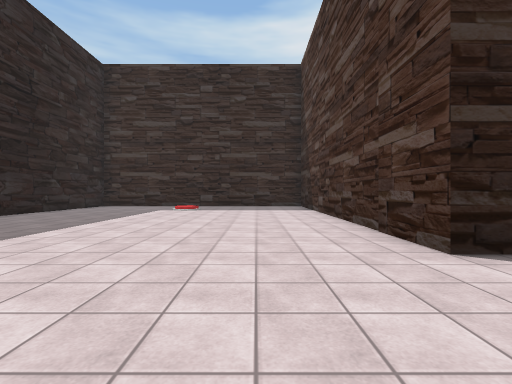
view 1 (above)

24 first-person views from a walk through a Unity game level. The camera is 1.3 m above the floor, looks level and sees 85° across. The floor is counted in squares, 2 m on a side. Each view is taken from the middle of a square. On the plan, view 1 faces up. The plan holds only what a view shows up to about 9 squares ahead; the rest is blank. The place goes on beyond the plan. The player character is not drawn. Some surface patterns are stand-ins.

view 2
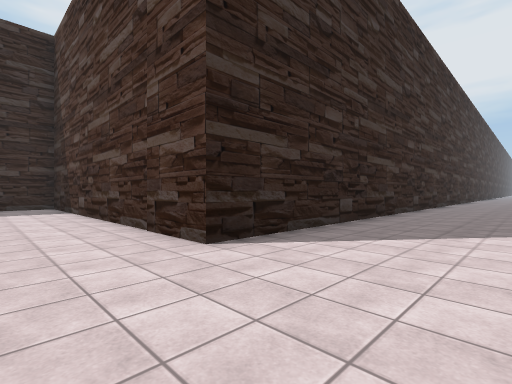

view 3
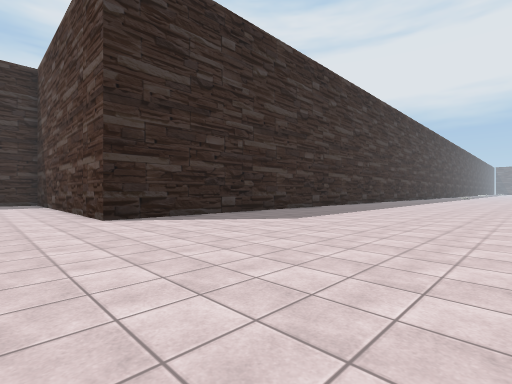

view 4
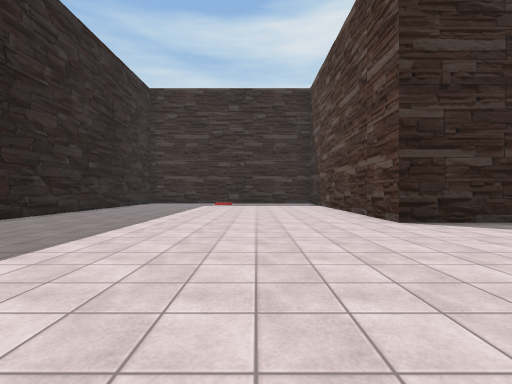

view 5
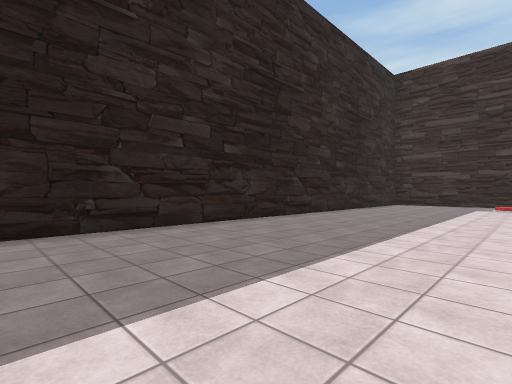

view 6
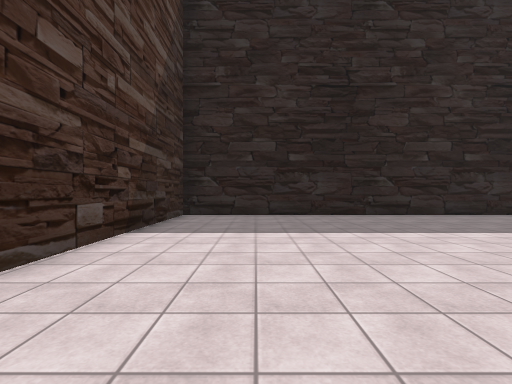

view 7
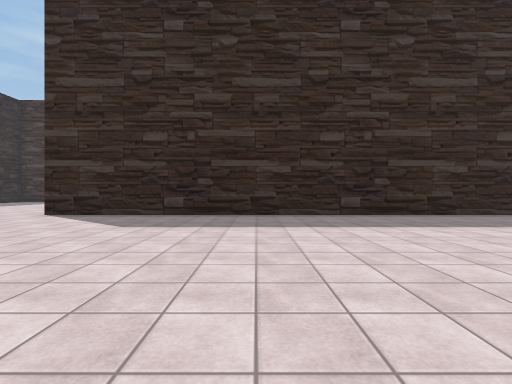

view 8
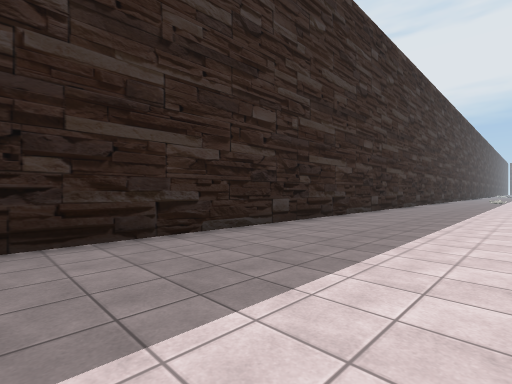

view 9
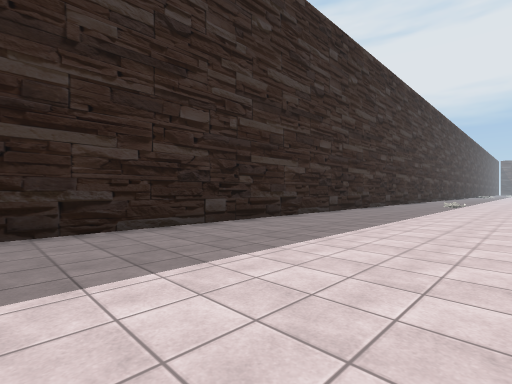

view 10
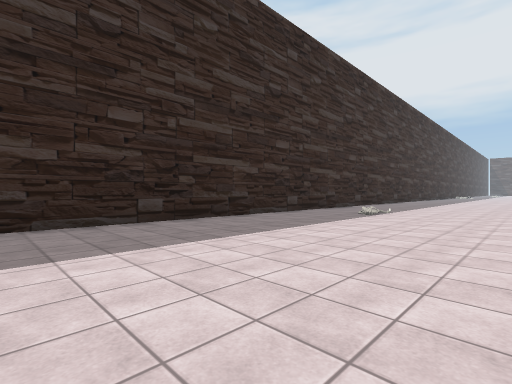

view 11
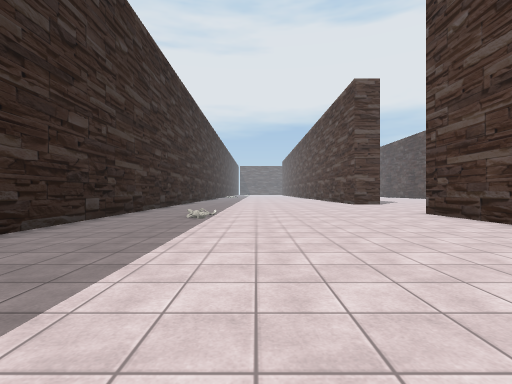

view 12
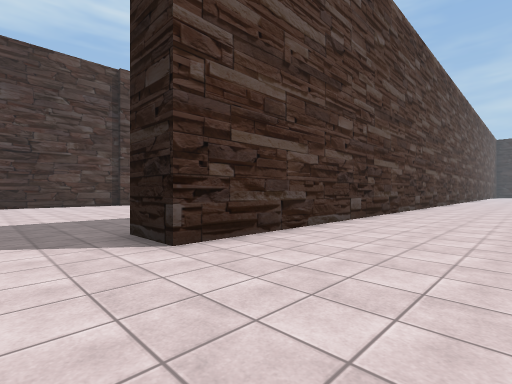

view 13
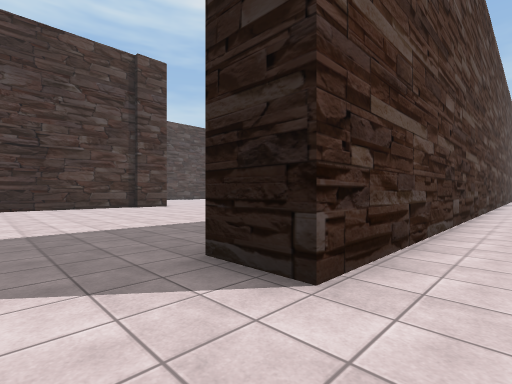

view 14
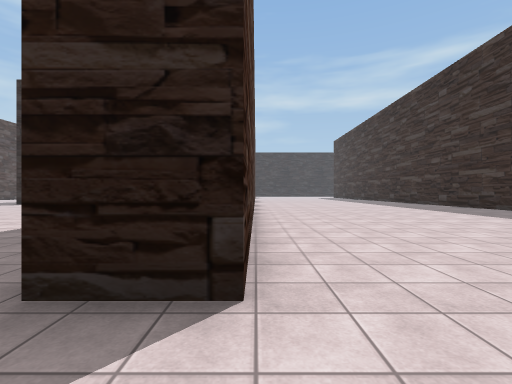

view 15
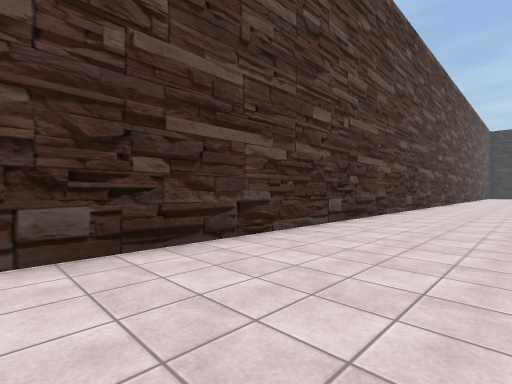

view 16
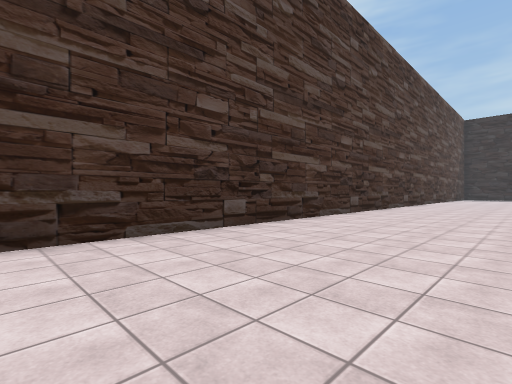

view 17
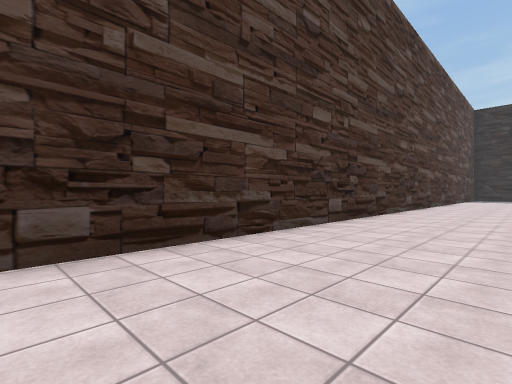

view 18
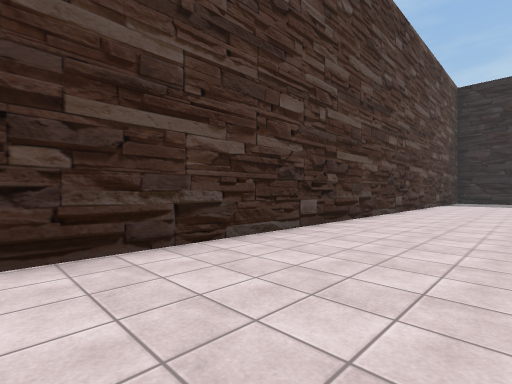

view 19
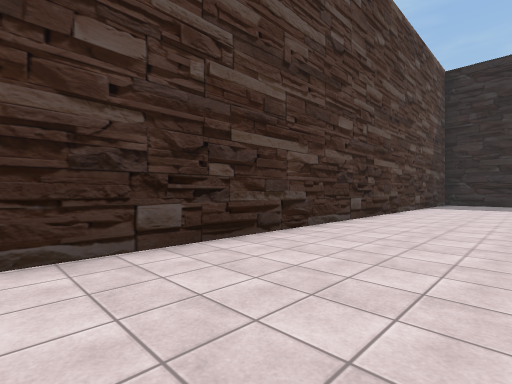

view 20
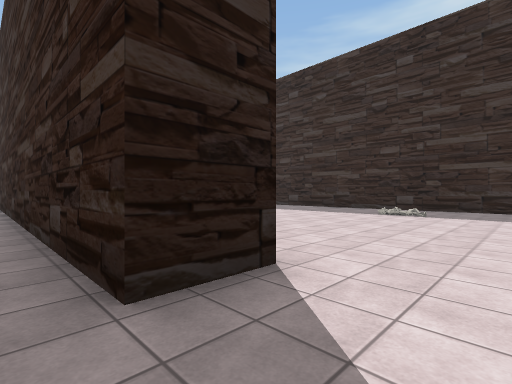

view 21
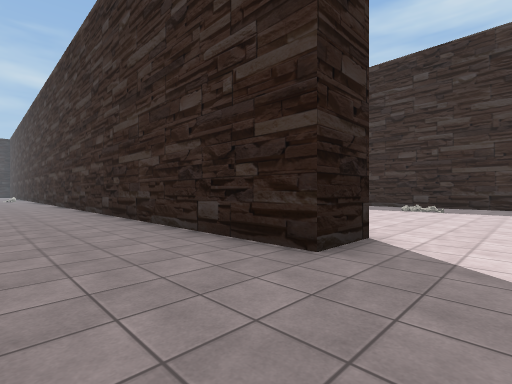

view 22
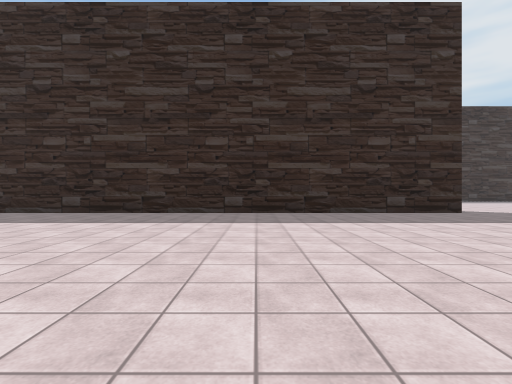

view 23
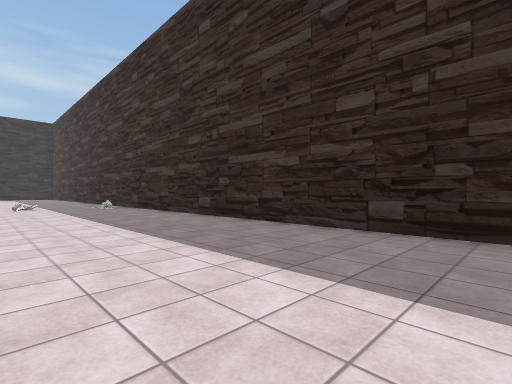

view 24
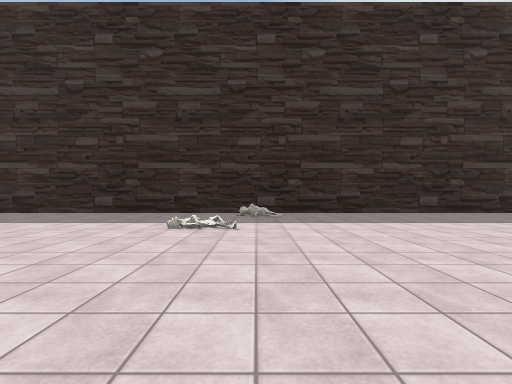

### Floor plan
Points are (right, up) in squares from view 1. A wall is a line through its corners. A room is listed if a view was taken in it or the views show most of it. See-through windows are left out.
Room 1 (views 1, 2, 3, 4, 5, 6, 7, 8, 9, 10, 11, 12, 13, 15, 16, 17, 18, 19)
walls: (-6.9, 6) (-6.9, -6.1) (32.3, -6.1); (-6.9, 9) (-6.9, 7.5); (33.6, 2.9) (2, 2.9) (2, 9.5)
ways out: opening at (33.5, -6.5) to room 2
Room 2 (views 14, 20, 21, 22, 23, 24)
walls: (32.3, -6.1) (32.3, -7.4) (2.1, -7.4)
ways out: opening at (33.5, -6.5) to room 1
objects: other object (10, -8)

Positions as (right, up) in squares from view 1, and headings:
1: (0, 0), facing up
2: (0, 0), facing up-right
3: (0, -4), facing up-right
4: (-1, -3), facing up
5: (-2, -2), facing up-left
6: (1, -4), facing left
7: (8, -5), facing up
8: (11, -1), facing up-right
9: (17, -2), facing up-right
10: (23, -3), facing up-right
11: (24, -1), facing right
12: (34, -3), facing down-left
13: (34, -5), facing down-left
14: (34, -6), facing left
15: (28, -3), facing down-left
16: (21, -2), facing down-left
17: (18, -3), facing down-left
18: (12, -3), facing down-left
19: (9, -3), facing down-left
20: (34, -8), facing up-left
21: (34, -10), facing up-left
22: (26, -16), facing up
23: (22, -12), facing up-left
24: (10, -16), facing up
